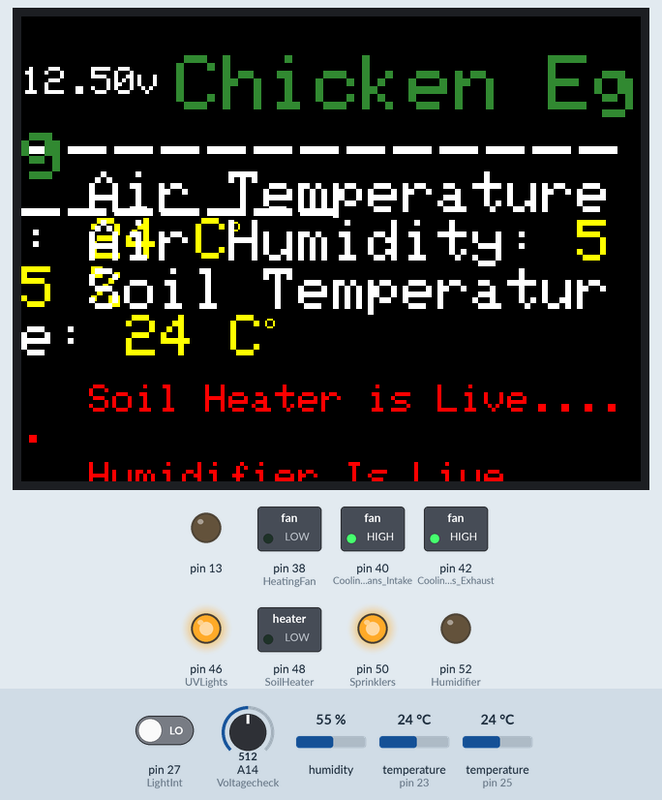
This sketch was run on a simulated Arduino Mega 2560, built with avr-gcc and run on an emulated ATmega2560. Shown: 320×240 colour display, switched loads named in the sketch (green lamp = pin HIGH), output pins drawn as LEDs (lit = HIGH). The inputs (shaded band) are chosen by the test bench; at power-on: pin 27 (LightInt) LOW, A14 (Voltagecheck) = 512, humidity 55 %, temperature (sensors on pin 23, pin 25) 24 °C.

Above: at 1.1 s.
Timing chart, 0 to 93.7 s (numbered marks = the images above):
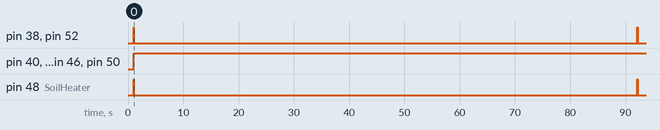

The sketch:

Smart_Habitat_v1.0_Alpha.ino
```cpp
// Smart Pharm
// Created By Fernando
// Date
#include <SimpleDHT.h>
String FerniOS_Version = "Version 1.4"; // (Beta Testing)

void setup(void)
{

	// HomeMenu();       // Open Menu

	 // DebugMode();    // Open Testing Page

       ChickenEgg();   // Open Chicken Egg Function

    // Orchid();      // Open Orchid Function

 //==================================================

}
```

Header.ino
```cpp
//=================================================  Header ============================================================================================================

#include <SimpleDHT.h> // Air Temp & Humid
#include <OneWire.h>  // Soil Temp
#include <DallasTemperature.h> // Soil Temp
//#include <Stepper.h> // Stepper Motor (Not Used Yet)

//=====================Sensors====================================

#define ONE_WIRE_BUS 25 // Soil Temp Sensor pin 25
int pinDHT11 = 23; // Temp. & Humid. Sensor pin 23
int Soilmoistsensor = A15; // Soil Moisture Analog A15
int Voltagecheck = A14; // Voltage Checker Analog A14
int LightInt = 27; // Light Intensity Pin 27

//===================== Relay Control (Core) =============================

int HeatingFan = 38; // Heating Fan Intake Relay 8
int CoolingingFans_Intake = 40; // Cooling Fans Intake Relay 7
int CoolingingFans_Exhaust = 42; // Cooling Fans Exhaust/Dehumidifer Relay 6
int Humidifier = 52; // Humidifier Relay 5
int Sprinklers = 50; // Sprinklers Relay 4
int SoilHeater = 48; // Soil Heater Relay 3
int UVLights = 46; // UV Lights Relay 2
//int Florescent Bulb  = 44; // Florescent Light Bulb Relay 1 (Planned For v1.5)*****

//===================== Sensor Fixed or Fail Overide Button  ============================= (NEW! v1.4)

//const int buttonPin = 37; // Digital Pin 37
//int buttonState = 0; // Button State Variable (On or Off)

//===================== Relay Control (System controller) =============================

int TwelveVAlarm = 31; // Activates Alarm when voltage is under 12V Relay 1 (NEW! v1.4)
//int SensorFailAlarm = 29; // Alarm For sensor Fail Relay 2 (Planned For v1.5)*****


//============================ Back Up Power =========================================

//int BackUpPower = 33; // Switches To Back Up Power When under 5V Relay 2 (Planned For v1.5)*****

//=====================Data Pin/Analog Variables=============================

volatile byte relayState = LOW; // Relays
SimpleDHT11 dht11; // Air Temp & Humid
OneWire oneWire(ONE_WIRE_BUS); // Soil Temp
DallasTemperature Soiltemp(&oneWire);// Soil Temp
int SoilmoistsensorValue = 0; // Soil Moisture Sensor
int Soil_Temp = (Soiltemp.getTempCByIndex(0)); // Simplified Int Value (Soil Temp)

////=====================Stepper Motor Control=================================(Not Used Yet)
//
//// Number of steps per internal motor revolution
//const float STEPS_PER_REV = 32;
//
////  Amount of Gear Reduction
//const float GEAR_RED = 64;
//
//// Number of steps per geared output rotation
//const float STEPS_PER_OUT_REV = STEPS_PER_REV * GEAR_RED;
//
//// Define Variables
//
//// Number of Steps Required
//int StepsRequired;
//
//// Create Instance of Stepper Class
//// Specify Pins used for motor coils
//// The pins used are 8,9,10,11
//// Connected to ULN2003 Motor Driver In1, In2, In3, In4
//// Pins entered in sequence 1-3-2-4 for proper step sequencing
//
//Stepper steppermotor(STEPS_PER_REV, 22, 26, 24, 28);

//=============================================== GUI ======================================================================================================================================


//============== Libraries and variables of the OS ==========================

// *** SPFD5408 change -- Begin
#include <SPFD5408_Adafruit_GFX.h>    // Core graphics library
#include <SPFD5408_Adafruit_TFTLCD.h> // Hardware-specific library
#include <SPFD5408_TouchScreen.h>
// *** SPFD5408 change -- End

#include <EEPROM.h>                   //  To save button status on EEPROM

// The control pins for the LCD can be assigned to any digital or
// analog pins...but we'll use the analog pins as this allows us to
// double up the pins with the touch screen (see the TFT paint example).
#define LCD_CS A3 // Chip Select goes to Analog 3
#define LCD_CD A2 // Command/Data goes to Analog 2
#define LCD_WR A1 // LCD Write goes to Analog 1
#define LCD_RD A0 // LCD Read goes to Analog 0
#define LCD_RESET A4 // Can alternately just connect to Arduino's reset pin

#define LCDROTATION    3

/*  Touch  */

#define YP A3  // must be an analog pin, use "An" notation!
#define XM A2  // must be an analog pin, use "An" notation!
#define YM 9   // can be a digital pin
#define XP 8   // can be a digital pin


#define TS_MINX 150 //  150
#define TS_MINY 120 //  120
#define TS_MAXX 920 //  920
#define TS_MAXY 940 //  940

// For better pressure precision, we need to know the resistance
// between X+ and X- Use any multimeter to read it
// For the one we're using, its 300 ohms across the X plate
TouchScreen ts = TouchScreen(XP, YP, XM, YM, 300);

#define MINPRESSURE 10
#define MAXPRESSURE 1000

/*  End Touch  */

/*  Colors - Assign human-readable names to some common 16-bit color values:
	16bit color picker: https://ee-programming-notepad.blogspot.co.uk/2016/10/16-bit-color-generator-picker.html
	HTML colors: http://htmlcolorcodes.com/                                                                    */

#define BLACK           0x0000
#define WHITE           0xFFFF
#define BLUE            0x001F
#define RED             0xF800
#define GREEN           0x2685
#define CYAN            0x07FF
#define LIME            0x5FE0
#define MAGENTA         0xF81F
#define YELLOW          0xFFE0
#define TURQUOISE       0x0F1B
#define ORANGE          0xFBA0
#define PINK            0xF813
#define SKY             0x667F        // nice light blue
#define GREY            0xE73C
#define DarkTURQUOISE   0x3491
#define DarkGREY        0x39C7
#define DarkRED         0x8986
#define DarkGREEN       0x3446
#define DarkMAGENTA     0x612F
#define DarkBLUE        0x298B
#define DarkYELLOW      0x83E5
#define DarkORANGE      0xA347
#define DarkPINK        0xA1EF
#define GOLD            0xF3FF00      //  nice yellow
#define SALMON          0xFB2C        //  nice red

	//==================== Initialize TFT Display =========================
Adafruit_TFTLCD tft(LCD_CS, LCD_CD, LCD_WR, LCD_RD, LCD_RESET);

/*  Store Menu Variables  */
//String CurrentPage;
//String PrevPage;
```

Main_Menu.ino
```cpp
void  HomeMenu() {           //  main menu for all settings


	pinMode(13, OUTPUT);
	tft.reset();


	// ====================================================== Reset the TFT Display ========================================================


	tft.begin(0x9341);                          // The address of your Display
	tft.setRotation(LCDROTATION);               // Need for the Mega, please changed for your choice or rotation initial
	tft.fillScreen(BLACK);
	delay(500);

	// =========================================================== GUI =====================================================================


		/*  Button 1 - Horizontal, Vertical, Width, Height, Color  */
		tft.setTextSize(3);
		tft.setTextColor(WHITE);
		tft.drawRect(20, 55, 210, 70, GREY);   //
		tft.drawRect(21, 56, 208, 68, GREY);
		tft.setCursor(40, 80);
		tft.println("Debug Mode");

		/*  Button 2 - Horizontal, Vertical, Width, Height, Color  */
		tft.setTextSize(3);
		tft.setTextColor(WHITE);
		tft.drawRect(250, 55, 210, 70, GREY);
		tft.drawRect(251, 56, 208, 68, GREY);
		tft.setCursor(290, 80);
		tft.println("Orchid");

		/*  Button 3 - Horizontal, Vertical, Width, Height, Color  */
		tft.setTextSize(3);
		tft.setTextColor(WHITE);
		tft.drawRect(20, 155, 210, 70, GREY);   //
		tft.drawRect(21, 156, 208, 68, GREY);
		tft.setCursor(29, 180);
		tft.println("Chicken Egg");

		//=============================================================


}
```

Touch.ino
```cpp
void Touch() {


		//=================================================== Touch Functions  ====================================

		// ================================================ GUI Setup =====================================================================================================================================================
		TSPoint p = ts.getPoint();


		//pinMode(XP, OUTPUT);
		pinMode(XM, OUTPUT);
		pinMode(YP, OUTPUT);
		//pinMode(YM, OUTPUT);

		// minimum pressure we consider 'valid' - pressure of 0 means no pressing!
		if (p.z > MINPRESSURE && p.z < MAXPRESSURE)
		{

			// scale from 0->1023 to tft.width
			p.x = map(p.x, TS_MINX, TS_MAXX, tft.width(), 0);
			p.y = map(p.y, TS_MINY, TS_MAXY, tft.height(), 0);

			/*  Display Touch coordinates and pressure to the Serial console  */ // (Test Only)
			/*Serial.print("p.x = ");
			Serial.print(p.x);
			Serial.print("  |  p.y = ");
			Serial.print(p.y);
			Serial.print("  |  Pressure = ");
			Serial.println(p.z);*/
		}


		//==========================================================================================================================================

		//======================================================== Main Menue Touch =========================================================

		//  Debug Mode  - RIGHT & LEFT EDGE & TOP & BOTTOM EDGE
		if (p.y > 183 && p.y < 328 && p.x > 88 && p.x < 192) // Button 1
		{

			DebugMode(); // Open Debug Mode Page

		}

		if (p.y > 22 && p.y < 164 && p.x > 88 && p.x < 192) // Button 2
		{

			//Orchid(); // Open Orchid Mode

		}

		if (p.y > 183 && p.y < 328 && p.x > 250 && p.x < 350) // Button 3
		{

			ChickenEgg(); // Open Chicken Egg Mode

		}
	}
```

Source omitted: SP_Funtions.ino (28480 bytes)

Measured:
- by itself, pin 38 (HeatingFan), pin 52 (Humidifier): alternates HIGH for 0.03 s and LOW for 91.1 s
- by itself, pin 40 (CoolingingFans_Intake), pin 42 (CoolingingFans_Exhaust), pin 46 (UVLights), pin 50 (Sprinklers): LOW → HIGH at 1.0 s
- by itself, pin 48 (SoilHeater): alternates HIGH for 0.04 s and LOW for 91.1 s
